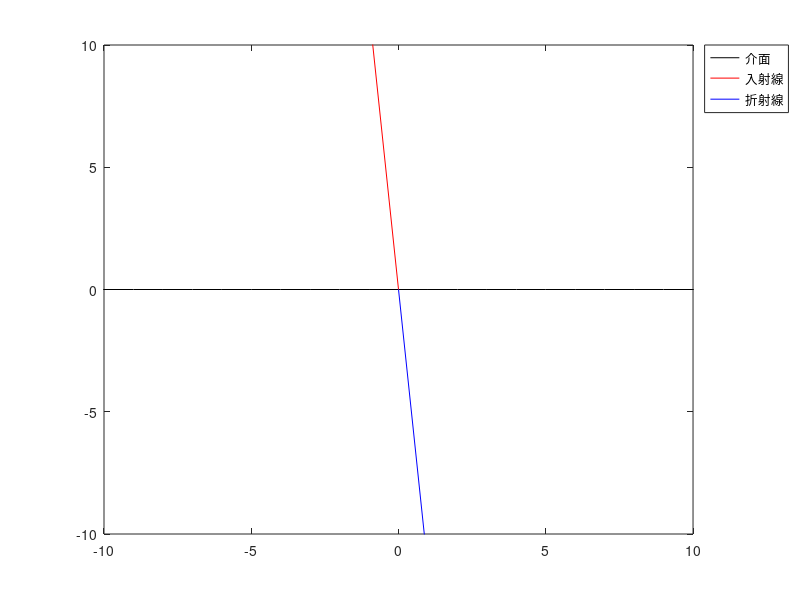

MATLAB code for this plot:
n1 = input("Please input n1: ");
n2 = input("Please input n2: ");
theta1 = input('Please input theta1: ');

check = n1 / n2 * sind(theta1);
theta2 = 0;

if abs(check) <= 1
    theta2 = asind(check);
    disp("theta2: " + num2str(theta2));
    plot(-10:10, 0 .* (-10:10), 'k');
    hold on;
    plot(-10:0, -tand(90 - theta1) .* (-10:0), 'r')
    plot(0:10, -tand(90 - theta2) .* (0:10), 'b')
    hold off;
    legend("介面", "入射線", "折射線", 'Location', 'northeastoutside');
else
    disp("全反射發生!");
    plot(-10:10, 0 .* (-10:10), 'k');
    hold on;
    plot(-10:0, -tand(90 - theta1) .* (-10:0), 'r')
    plot(0:10, tand(90 - theta1) .* (0:10), 'b')
    hold off;
    legend("介面", "入射線", "反射線", 'Location', 'northeastoutside');

end

axis([-10 10 -10 10])
